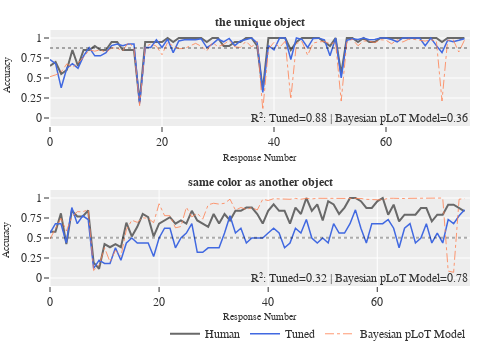

Write notebook code for a chart like this one.
### Code cell
# concepts = make_rule_threes(data['TunFOL'][0])
pretty_name = {'PTG16': 'Bayesian pLoT Model', 
                    'Tuned112-7B': 'Tuned', 
                    'Tuned112-7B-AnswerLoss': 'Tuned-CE', 
                    'Pretrained-7B': 'Pretrained',
                    'Tuned92-7B': 'Pretrained',
                    'GPT2-Tuned112': "GPT2-Tuned"}

fig = plot_trajectory_graphs(concepts=[
                            # ['hg201', 'hg200'],
                            # primitives_or,
                            # SUBSETS['tuned92-heldout']
                            # SUBSETS['fol']
                            ['hg96', 'hg63']
                            # ['hg45', 'hg68']
                            # ['hg03', 'hg04', 'hg18', 'hg19', 'hg20', 'hg24', 'hg09']
                            # ['hg84', 'hg89', 'hg08', 'hg103', 'hg75']
                            # make_rule_threes(data_files['Pretrained-7B'], 
                            #     search_within_concepts=SUBSETS['tuned112']
                            # )
                            # find_biggest_diff(data_files['PTG16'], data_files['Tuned112-7B'], 
                            #     search_within_concepts=SUBSETS['boolean'])
                            # find_biggest_diff(data_files['Pretrained-7B'], data_files['Tuned112-7B'], 
                            #     metric = lambda x: x['macc'],
                                # search_within_concepts=SUBSETS['fol']
                                # )
                            # find_biggest_diff(data_files['Pretrained-7B'], data_files['Tuned112-7B'], 
                            #     search_within_concepts=SUBSETS['fol'])
                            ][0],
                        sources={k: data_files[k] for k in 
                            ['Tuned112-7B', 'PTG16']
                        },
                        num_cols=1,
                        width_per_col=300,
                        color_dash_dict=color_and_dash,
                        pretty_name_dict=pretty_name,
                        height_per_row=180,
                        readable_names=True,
                        end_early=1000)

fig.add_annotation(text='Response Number', xref='x domain', yref='paper', x=0.5, y=0.5, showarrow=False, font_size=10, font_family='times new roman')
fig.add_annotation(text='Accuracy', xref='x domain', yref='paper', x=-0.12, y=0.9, showarrow=False, font_size=10, font_family='times new roman', textangle=-90)
fig.add_annotation(text='Response Number', xref='x domain', yref='paper', x=0.5, y=-0.15, showarrow=False, font_size=10, font_family='times new roman')
fig.add_annotation(text='Accuracy', xref='x domain', yref='paper', x=-0.12, y=0.1, showarrow=False, font_size=10, font_family='times new roman', textangle=-90)
fig.update_layout(legend=dict(orientation="h", itemwidth=30, yanchor="top", y=-0.13,
        xanchor="right",
        x=1, font={'family': 'times_new_roman'}))

fig.update_traces({'line': {'width': 0.8, 'dash': 'dashdot'}}, selector=lambda x: x['legendgroup'] == 'PTG16')
fig.update_traces({'line': {'width': 1.2}}, selector=lambda x: x['legendgroup'] == 'Pretrained-7B')
fig.update_layout(width=500, showlegend=True)
fig.show()
fig.write_image('./analysis/fig/e3_comparison_vert.pdf')

### Figure 1 — Plotly figure (JSON) as saved in the notebook; plotly's stock layout.template omitted (floating-point values rounded to 4 significant figures)
{"data": [{"legendgroup": "1", "line": {"color": "rgb(105,105,105)"}, "name": "Human", "showlegend": true, "type": "scatter", "x": [0, 1, 2, 3, 4, 5, 6, 7, 8, 9, 10, 11, 12, 13, 14, 15, 16, 17, 18, 19, 20, 21, 22, 23, 24, 25, 26, 27, 28, 29, 30, 31, 32, 33, 34, 35, 36, 37, 38, 39, 40, 41, 42, 43, 44, 45, 46, 47, 48, 49, 50, 51, 52, 53, 54, 55, 56, 57, 58, 59, 60, 61, 62, 63, 64, 65, 66, 67, 68, 69, 70, 71, 72, 73, 74], "xaxis": "x", "y": [0.65, 0.7, 0.55, 0.6, 0.85, 0.65, 0.85, 0.85, 0.9, 0.85, 0.85, 0.95, 0.95, 0.85, 0.85, 0.85, 0.2, 0.95, 0.95, 0.95, 0.95, 1, 0.95, 1, 1, 1, 1, 1, 0.95, 1, 1, 0.9, 0.9, 0.95, 0.95, 1, 1, 0.9, 0.35, 1, 1, 1, 1, 0.85, 0.95, 1, 1, 1, 1, 0.95, 0.9, 1, 0.55, 1, 1, 0.95, 1, 0.95, 0.95, 1, 1, 1, 1, 1, 1, 1, 1, 1, 1, 1, 0.95, 1, 1, 1, 1], "yaxis": "y"}, {"legendgroup": "Tuned112-7B", "line": {"color": "royalblue", "dash": "solid", "width": 1.5}, "name": "Tuned", "showlegend": true, "type": "scatter", "x": [0, 1, 2, 3, 4, 5, 6, 7, 8, 9, 10, 11, 12, 13, 14, 15, 16, 17, 18, 19, 20, 21, 22, 23, 24, 25, 26, 27, 28, 29, 30, 31, 32, 33, 34, 35, 36, 37, 38, 39, 40, 41, 42, 43, 44, 45, 46, 47, 48, 49, 50, 51, 52, 53, 54, 55, 56, 57, 58, 59, 60, 61, 62, 63, 64, 65, 66, 67, 68, 69, 70, 71, 72, 73, 74], "xaxis": "x", "y": [0.7311, 0.6792, 0.3775, 0.6225, 0.6792, 0.6225, 0.7773, 0.8808, 0.7773, 0.7773, 0.8176, 0.9047, 0.9241, 0.9047, 0.9241, 0.9241, 0.1824, 0.8808, 0.8808, 0.977, 0.8808, 0.9859, 0.8176, 0.9627, 0.977, 0.982, 0.977, 0.989, 0.8808, 0.9241, 0.9859, 0.9526, 0.9948, 0.9047, 0.9627, 0.982, 1.0, 0.9399, 0.3208, 0.9047, 0.852, 1.0, 1.0, 0.7311, 1.0, 0.982, 0.8808, 0.9948, 0.9981, 0.977, 0.7773, 1.0, 0.5, 0.9707, 0.9914, 0.982, 0.9985, 0.977, 0.982, 1.0, 1.0, 0.982, 0.9526, 1.0, 1.0, 1.0, 1.0, 0.9047, 1.0, 0.9047, 0.8176, 0.9707, 0.9526, 0.9707, 0.9914], "yaxis": "y"}, {"legendgroup": "PTG16", "line": {"color": "coral", "dash": "dashdot", "width": 0.8}, "name": "Bayesian pLoT Model", "showlegend": true, "type": "scatter", "x": [0, 1, 2, 3, 4, 5, 6, 7, 8, 9, 10, 11, 12, 13, 14, 15, 16, 17, 18, 19, 20, 21, 22, 23, 24, 25, 26, 27, 28, 29, 30, 31, 32, 33, 34, 35, 36, 37, 38, 39, 40, 41, 42, 43, 44, 45, 46, 47, 48, 49, 50, 51, 52, 53, 54, 55, 56, 57, 58, 59, 60, 61, 62, 63, 64, 65, 66, 67, 68, 69, 70, 71, 72, 73, 74], "xaxis": "x", "y": [0.5162, 0.5391, 0.5747, 0.6766, 0.6309, 0.687, 0.7568, 0.8517, 0.8354, 0.8517, 0.8192, 0.8765, 0.8719, 0.8391, 0.9459, 0.8731, 0.1538, 0.8868, 0.9274, 0.8983, 0.7911, 0.9456, 0.8989, 0.8669, 0.8681, 0.9023, 0.9333, 0.8968, 0.8396, 0.942, 0.8923, 0.9183, 0.9705, 0.8899, 0.882, 0.9595, 0.8876, 0.9592, 0.1014, 0.86, 0.9463, 0.8831, 0.9596, 0.2352, 0.9309, 0.9557, 0.7839, 0.9369, 0.952, 0.9559, 0.9284, 0.9409, 0.2118, 0.9486, 0.9845, 0.9032, 0.9627, 0.9612, 0.9425, 0.9786, 0.9724, 0.9276, 0.9775, 0.9502, 0.9837, 0.9825, 0.9744, 0.9612, 0.9776, 0.9619, 0.2125, 0.9702, 0.9774, 0.8252, 0.9718], "yaxis": "y"}, {"legendgroup": "1", "line": {"color": "rgb(105,105,105)"}, "name": "Human", "showlegend": false, "type": "scatter", "x": [0, 1, 2, 3, 4, 5, 6, 7, 8, 9, 10, 11, 12, 13, 14, 15, 16, 17, 18, 19, 20, 21, 22, 23, 24, 25, 26, 27, 28, 29, 30, 31, 32, 33, 34, 35, 36, 37, 38, 39, 40, 41, 42, 43, 44, 45, 46, 47, 48, 49, 50, 51, 52, 53, 54, 55, 56, 57, 58, 59, 60, 61, 62, 63, 64, 65, 66, 67, 68, 69, 70, 71, 72, 73, 74, 75, 76], "xaxis": "x2", "y": [0.5769, 0.5769, 0.8077, 0.4231, 0.8462, 0.7692, 0.7692, 0.8462, 0.1923, 0.1154, 0.4231, 0.3846, 0.4231, 0.3846, 0.6923, 0.52, 0.64, 0.8, 0.76, 0.52, 0.68, 0.72, 0.76, 0.68, 0.72, 0.68, 0.84, 0.72, 0.68, 0.64, 0.8, 0.68, 0.8, 0.72, 0.84, 0.84, 0.88, 0.88, 0.8, 0.68, 0.84, 0.92, 0.84, 0.84, 0.68, 0.88, 0.8, 1, 0.84, 0.92, 0.72, 0.96, 0.92, 0.8, 0.88, 1, 1, 0.96, 0.875, 0.875, 0.9583, 1, 0.7917, 0.9167, 0.7083, 0.7917, 0.7917, 0.7917, 0.875, 0.875, 0.7083, 0.7917, 0.7917, 0.9167, 0.9167, 0.875, 0.8333], "yaxis": "y2"}, {"legendgroup": "Tuned112-7B", "line": {"color": "royalblue", "dash": "solid", "width": 1.5}, "name": "Tuned", "showlegend": false, "type": "scatter", "x": [0, 1, 2, 3, 4, 5, 6, 7, 8, 9, 10, 11, 12, 13, 14, 15, 16, 17, 18, 19, 20, 21, 22, 23, 24, 25, 26, 27, 28, 29, 30, 31, 32, 33, 34, 35, 36, 37, 38, 39, 40, 41, 42, 43, 44, 45, 46, 47, 48, 49, 50, 51, 52, 53, 54, 55, 56, 57, 58, 59, 60, 61, 62, 63, 64, 65, 66, 67, 68, 69, 70, 71, 72, 73, 74, 75, 76], "xaxis": "x2", "y": [0.5622, 0.6792, 0.6792, 0.4378, 0.8808, 0.6792, 0.7773, 0.7311, 0.1192, 0.2227, 0.1824, 0.1824, 0.3775, 0.2227, 0.4378, 0.5, 0.4378, 0.4378, 0.4378, 0.2689, 0.5, 0.6225, 0.6225, 0.3775, 0.5, 0.5622, 0.6792, 0.3208, 0.3208, 0.3775, 0.3775, 0.3775, 0.5622, 0.7773, 0.5622, 0.6225, 0.4378, 0.5, 0.5, 0.5, 0.5622, 0.6225, 0.5622, 0.3775, 0.4378, 0.6225, 0.5622, 0.7311, 0.5, 0.4378, 0.5, 0.4378, 0.6792, 0.5622, 0.5622, 0.6792, 0.852, 0.6225, 0.4378, 0.6792, 0.6792, 0.6792, 0.7311, 0.6225, 0.3775, 0.6225, 0.6792, 0.4378, 0.5, 0.6792, 0.4378, 0.5622, 0.4378, 0.7311, 0.6792, 0.7773, 0.852], "yaxis": "y2"}, {"legendgroup": "PTG16", "line": {"color": "coral", "dash": "dashdot", "width": 0.8}, "name": "Bayesian pLoT Model", "showlegend": false, "type": "scatter", "x": [0, 1, 2, 3, 4, 5, 6, 7, 8, 9, 10, 11, 12, 13, 14, 15, 16, 17, 18, 19, 20, 21, 22, 23, 24, 25, 26, 27, 28, 29, 30, 31, 32, 33, 34, 35, 36, 37, 38, 39, 40, 41, 42, 43, 44, 45, 46, 47, 48, 49, 50, 51, 52, 53, 54, 55, 56, 57, 58, 59, 60, 61, 62, 63, 64, 65, 66, 67, 68, 69, 70, 71, 72, 73, 74, 75, 76], "xaxis": "x2", "y": [0.4864, 0.6183, 0.7467, 0.5882, 0.7633, 0.8289, 0.8281, 0.853, 0.09344, 0.1602, 0.379, 0.2008, 0.3453, 0.2692, 0.6042, 0.7219, 0.6958, 0.7524, 0.7465, 0.6919, 0.9285, 0.7794, 0.7781, 0.6272, 0.6434, 0.8844, 0.7643, 0.8096, 0.7356, 0.9152, 0.9343, 0.9235, 0.934, 0.9851, 0.8483, 0.8816, 0.8566, 0.8808, 0.8499, 0.9845, 0.9686, 0.9916, 0.9918, 0.9854, 0.9841, 0.9947, 0.9845, 0.9952, 0.988, 0.9966, 0.9949, 0.998, 0.997, 0.9966, 0.9951, 0.9947, 0.9947, 0.9939, 0.9834, 0.9762, 0.9777, 0.9764, 0.9966, 0.9967, 0.9911, 0.9933, 0.9961, 0.9961, 0.9955, 0.9953, 0.9968, 0.9969, 0.9995, 0.08668, 0.07134, 0.9848, 0.992], "yaxis": "y2"}], "layout": {"annotations": [{"font": {"family": "times new roman", "size": 12}, "showarrow": false, "text": "<b>the unique object</b>", "x": 0.5, "xanchor": "center", "xref": "paper", "y": 1, "yanchor": "bottom", "yref": "paper"}, {"font": {"family": "times new roman", "size": 12}, "showarrow": false, "text": "<b>same color as another object</b>", "x": 0.5, "xanchor": "center", "xref": "paper", "y": 0.375, "yanchor": "bottom", "yref": "paper"}, {"font": {"family": "times new roman", "size": 12}, "showarrow": false, "text": "R²: Tuned=0.88 | Bayesian pLoT Model=0.36", "x": 75, "xanchor": "right", "xref": "x", "y": 0, "yref": "y"}, {"font": {"family": "times new roman", "size": 12}, "showarrow": false, "text": "Accuracy", "x": 37.5, "xanchor": "right", "xref": "x", "y": -1, "yref": "y"}, {"font": {"family": "times new roman", "size": 12}, "showarrow": false, "text": "R²: Tuned=0.32 | Bayesian pLoT Model=0.78", "x": 77, "xanchor": "right", "xref": "x2", "y": 0, "yref": "y2"}, {"font": {"family": "times new roman", "size": 12}, "showarrow": false, "text": "Accuracy", "x": 38.5, "xanchor": "right", "xref": "x2", "y": -1, "yref": "y2"}, {"font": {"family": "times new roman", "size": 10}, "showarrow": false, "text": "Response Number", "x": 0.5, "xref": "x domain", "y": 0.5, "yref": "paper"}, {"font": {"family": "times new roman", "size": 10}, "showarrow": false, "text": "Accuracy", "textangle": -90, "x": -0.12, "xref": "x domain", "y": 0.9, "yref": "paper"}, {"font": {"family": "times new roman", "size": 10}, "showarrow": false, "text": "Response Number", "x": 0.5, "xref": "x domain", "y": -0.15, "yref": "paper"}, {"font": {"family": "times new roman", "size": 10}, "showarrow": false, "text": "Accuracy", "textangle": -90, "x": -0.12, "xref": "x domain", "y": 0.1, "yref": "paper"}], "height": 360, "legend": {"font": {"family": "times_new_roman"}, "itemwidth": 30, "orientation": "h", "x": 1, "xanchor": "right", "y": -0.13, "yanchor": "top"}, "margin": {"b": 50, "l": 50, "r": 30, "t": 30}, "shapes": [{"line": {"color": "black", "dash": "dot", "width": 2}, "type": "line", "x0": 0, "x1": 1, "xref": "x domain", "y0": 0.8756, "y1": 0.8756, "yref": "y"}, {"line": {"color": "black", "dash": "dot", "width": 2}, "type": "line", "x0": 0, "x1": 1, "xref": "x2 domain", "y0": 0.5041, "y1": 0.5041, "yref": "y2"}], "showlegend": true, "width": 500, "xaxis": {"anchor": "y", "domain": [0, 1], "tickfont": {"family": "times new roman"}}, "xaxis2": {"anchor": "y2", "domain": [0, 1], "tickfont": {"family": "times new roman"}}, "yaxis": {"anchor": "x", "domain": [0.625, 1], "dtick": 0.25, "range": [-0.1, 1.1], "showticklabels": true, "tickfont": {"family": "times new roman"}}, "yaxis2": {"anchor": "x2", "domain": [0, 0.375], "dtick": 0.25, "range": [-0.1, 1.1], "showticklabels": true, "tickfont": {"family": "times new roman"}}}}
